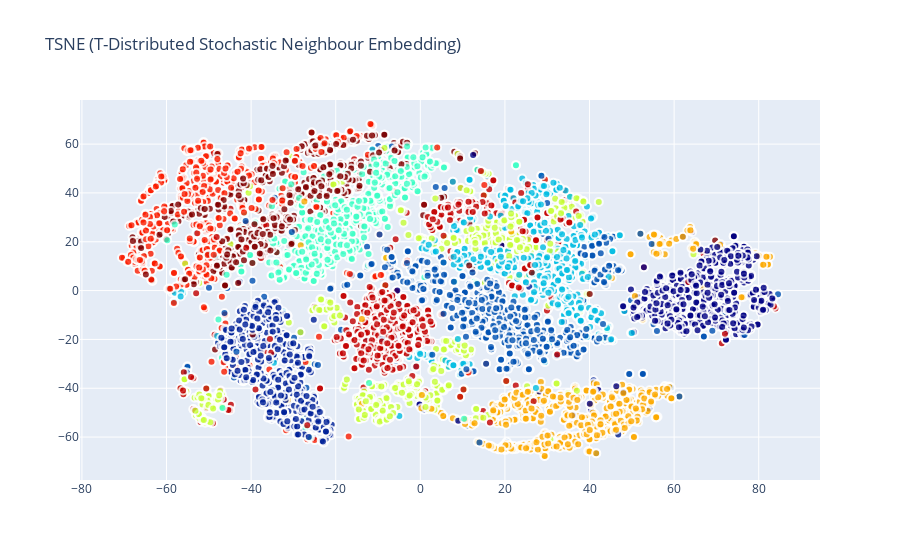

The cell this chart's notebook holds for it:
### Markdown cell above
Having invoked the t-SNE algorithm by simply calling *TSNE()* we fit the digit data to the model and reduce its dimensions with *fit_transform*. Finally let's plot the first two components in the new feature space in a scatter plot

### Code cell
traceTSNE = go.Scatter(
    x = tsne_results[:,0],
    y = tsne_results[:,1],
    name = str(Target),
    hovertext = Target,
    mode = 'markers',
    text = Target,
    showlegend = True,
    marker = dict(
        size = 8,
        color = Target,
        colorscale ='Jet',
        showscale = False,
        line = dict(
            width = 2,
            color = 'rgb(255, 255, 255)'
        ),
        opacity = 0.8
    )
)
data = [traceTSNE]

layout = dict(title = 'TSNE (T-Distributed Stochastic Neighbour Embedding)',
              hovermode= 'closest',
              yaxis = dict(zeroline = False),
              xaxis = dict(zeroline = False),
              showlegend= False,

             )

fig = dict(data=data, layout=layout)
py.iplot(fig, filename='styled-scatter')

### Figure 1 — Plotly figure (JSON) as saved in the notebook; plotly's stock layout.template omitted (floating-point values rounded to 4 significant figures; data arrays with more than 128 entries replaced by an {"elided": "..."} marker saying what was removed)
{"data": [{"hovertext": {"elided": "6000 int values"}, "marker": {"color": {"elided": "6000 int values"}, "colorscale": [[0, "rgb(0,0,131)"], [0.2, "rgb(0,60,170)"], [0.4, "rgb(5,255,255)"], [0.6, "rgb(255,255,0)"], [0.8, "rgb(250,0,0)"], [1, "rgb(128,0,0)"]], "line": {"color": "rgb(255, 255, 255)", "width": 2}, "opacity": 0.8, "showscale": false, "size": 8}, "mode": "markers", "name": "0       1\n1       0\n2       1\n3       4\n4       0\n       ..\n5995    2\n5996    7\n5997    6\n5998    0\n5999    0\nName: label, Length: 6000, dtype: int64", "showlegend": true, "text": {"elided": "6000 int values"}, "type": "scatter", "x": {"elided": "6000 float values"}, "y": {"elided": "6000 float values"}}], "layout": {"hovermode": "closest", "showlegend": false, "title": {"text": "TSNE (T-Distributed Stochastic Neighbour Embedding)"}, "xaxis": {"zeroline": false}, "yaxis": {"zeroline": false}}}
